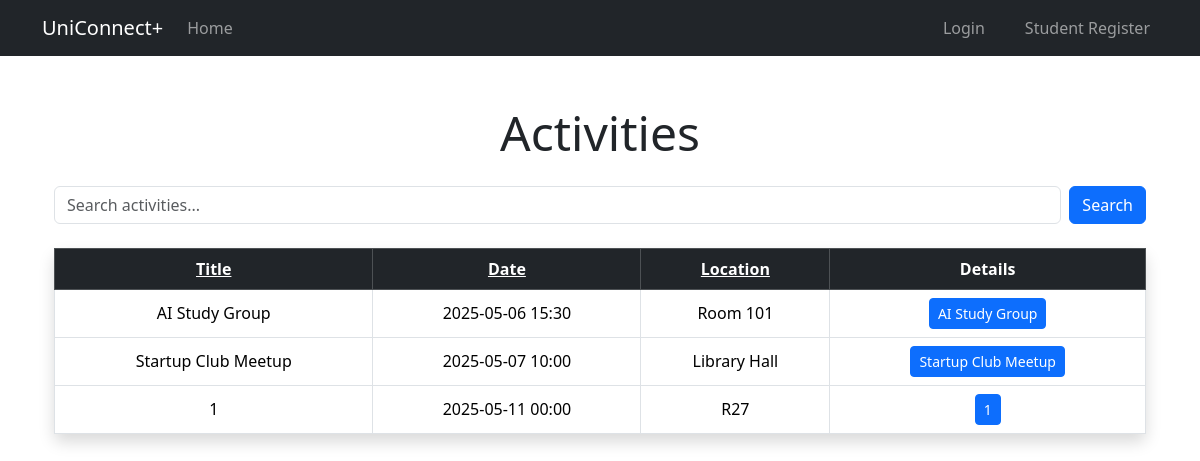
Before: /activities with the older database file.
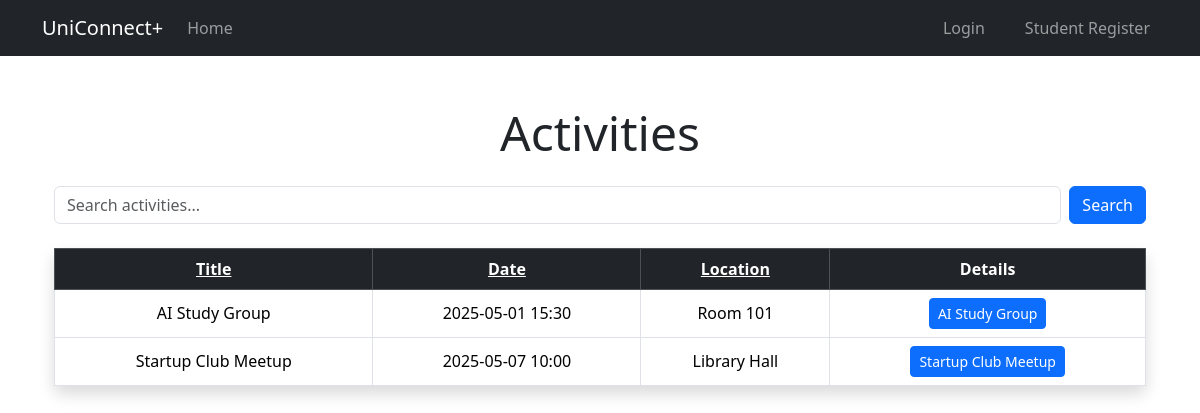
After: the same page with the newer database file.
### app/models.py (models this page shows)
@dataclass
class Activity(db.Model):
    __tablename__ = 'activities'
    id: so.Mapped[int] = so.mapped_column(primary_key=True)
    title: so.Mapped[str] = so.mapped_column(sa.String(128))
    description: so.Mapped[str] = so.mapped_column(sa.Text)
    date: so.Mapped[datetime] = so.mapped_column(sa.DateTime)
    location: so.Mapped[str] = so.mapped_column(sa.String(128))
    created_by: so.Mapped[int] = so.mapped_column(ForeignKey('user.id'))
    is_full_notified: so.Mapped[bool] = so.mapped_column(default=False)
    creator: so.Mapped['User'] = relationship(back_populates='activities_created')
    participants: so.Mapped[List['Participant']] = relationship(back_populates='activity', cascade='all, delete-orphan')

### app/views.py (the view)
@app.route("/activities")
def activities():
    search = request.args.get('search', '')
    sort_by = request.args.get('sort_by', 'date')
    order = request.args.get('order', 'asc')
    mine = request.args.get('mine', 'false').lower() == 'true'
    q = db.select(Activity)
    if mine:
        q = q.where(Activity.created_by == current_user.id)
    if search:
        search_like = f"%{search}%"
        q = q.filter(Activity.title.ilike(search_like))
    if sort_by == 'date':
        column = Activity.date
    elif sort_by == 'location':
        column = Activity.location
    else:
        column = Activity.title
    if order == 'desc':
        q = q.order_by(column.desc())
    else:
        q = q.order_by(column.asc())
    activities = db.session.scalars(q)
    return render_template('activities.html', activities=activities, search=search, sort_by=sort_by, order=order, title="Activities", mine=mine)

### app/__init__.py (called while the page is built)
@app.context_processor
def inject_unread_count():
    if current_user.is_authenticated:
        count = Notification.query.filter_by(user_id=current_user.id, is_read=False).count()
    else:
        count = 0
    return dict(unread_count=count)

### app/templates/activities.html (shortened to what this page needs)
{% extends "base.html" %}
{% block content %}
<div class="container mt-5">
    <h1 class="display-5 mb-4 text-center">Activities</h1>
    <form method="get" action="{{ url_for('activities') }}" class="d-flex mb-4">
        <input type="text" name="search" value="{{ search }}" class="form-control me-2" placeholder="Search activities...">
        <button type="submit" class="btn btn-primary">Search</button>
    </form>
    <table class="table table-bordered table-hover shadow rounded text-center align-middle">
        <thead class="table-dark">
            <tr>
                <th><a href="{{ url_for('activities', search=search, sort_by='title', order='desc' if sort_by == 'title' and order == 'asc' else 'asc', mine=mine) }}" class="text-white">Title</a></th>
                <th><a href="{{ url_for('activities', search=search, sort_by='date', order='desc' if sort_by == 'date' and order == 'asc' else 'asc', mine=mine) }}" class="text-white">Date</a></th>
                <th><a href="{{ url_for('activities', search=search, sort_by='location', order='desc' if sort_by == 'location' and order == 'asc' else 'asc', mine=mine) }}" class="text-white">Location</a></th>
                <th>Details</th>
            </tr>
        </thead>
        <tbody>
        {% for activity in activities %}
            <tr>
                <td>{{ activity.title }}</td>
                <td>{{ activity.date.strftime('%Y-%m-%d %H:%M') }}</td>
                <td>{{ activity.location }}</td>
                <td>
                    <a href="{{ url_for('activity', id=activity.id) }}" class="btn btn-sm btn-primary">{{ activity.title }}</a>
                </td>
            </tr>
        {% endfor %}
        </tbody>
    </table>
</div>
{% endblock %}

### app/templates/base.html (shortened to what this page needs)
<!doctype html>
<html lang="en">
<head>
    <link
        href="https://cdn.jsdelivr.net/npm/bootstrap@5.3.3/dist/css/bootstrap.min.css"
        rel="stylesheet"
>
    <link rel="stylesheet" href="https://cdn.jsdelivr.net/npm/bootstrap-icons@1.11.3/font/bootstrap-icons.min.css">
</head>
<body>
<nav class="navbar navbar-expand-sm bg-dark" data-bs-theme="dark">
    <div class="container">
        <a class="navbar-brand" href="{{ url_for('home') }}">UniConnect+</a>
        <div class="collapse navbar-collapse" id="navbarSupportedContent">
            <ul class="navbar-nav me-auto mb-2 mb-lg-0">
                <li class="nav-item">
                    <a class="nav-link" aria-current="page" href="{{ url_for('home') }}">Home</a>
                </li>
            </ul>
            <ul class="navbar-nav gap-4 ms-auto">
                {% if not current_user.is_authenticated %}
                    <li class="nav-item">
                        <a class="nav-link" href="{{ url_for('login') }}">Login</a>
                    </li>
                    <li class="nav-item">
                        <a class="nav-link" href="{{ url_for('student_register') }}">Student Register</a>
                    </li>
                {% endif %}
            </ul>
        </div>
    </div>
</nav>
<div class="container">
    {% block content %}{% endblock content %}
</div>
</body>
</html>

Changed rows visible on the page:
removed Activity: title "1", date "2025-05-11 00:00", location "R27"
changed Activity "AI Study Group": date "2025-05-06 15:30" → "2025-05-01 15:30"
